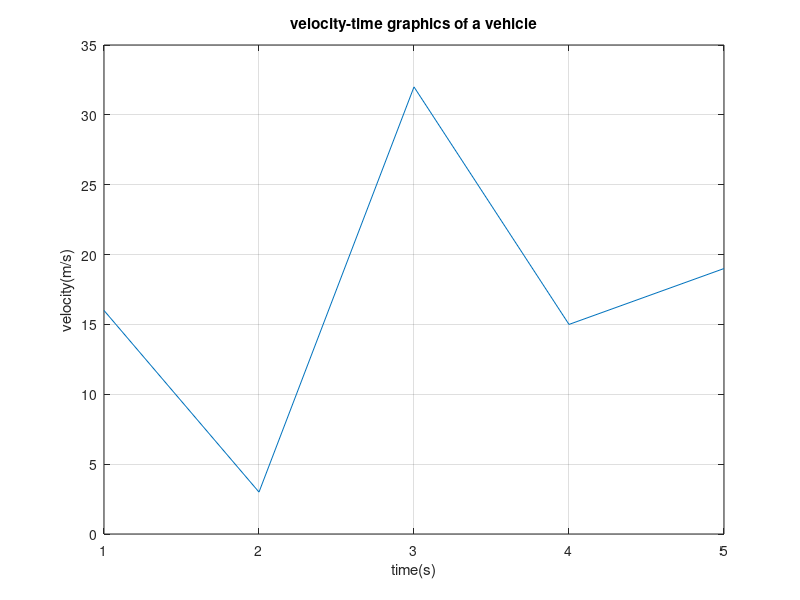

Recreate this plot in MATLAB.
%%Name Surname: Serkan Burak Örs
%Istanbul Technical University
%Aeronautics and Astronautics Faculty - Astronautical Engineering
%E-mail: orss19@itu.edu.tr
%BIL 113E - Summer 2020 - CRN:30156
%Instructor: Dr. Mustafa Resa Becan
%Week 2 - Date:14/08/2020
%%
x=[1 2 3 4 5];
y=[16 3 32 15 19];
plot(x,y);
xlabel('time(s)');
ylabel('velocity(m/s)');
title('velocity-time graphics of a vehicle');
grid on; % or grid off
